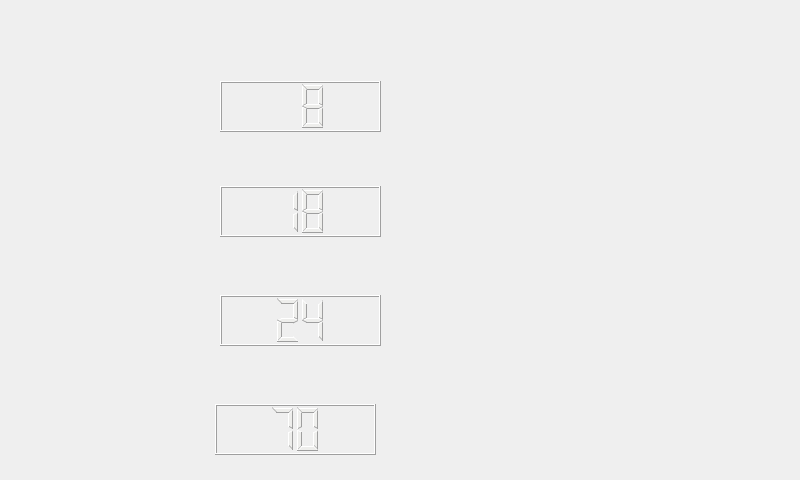
<?xml version="1.0" encoding="UTF-8"?>
<ui version="4.0">
 <class>PlantWindow</class>
 <widget class="QWidget" name="PlantWindow">
  <property name="geometry">
   <rect>
    <x>0</x>
    <y>0</y>
    <width>800</width>
    <height>480</height>
   </rect>
  </property>
  <property name="windowTitle">
   <string>Form</string>
  </property>
  <widget class="QLabel" name="backgroundLabel">
   <property name="geometry">
    <rect>
     <x>0</x>
     <y>0</y>
     <width>801</width>
     <height>481</height>
    </rect>
   </property>
   <property name="text">
    <string/>
   </property>
   <property name="pixmap">
    <pixmap>../../../../Images/GreenHouse_UI_Design/Background/secret-page-off.jpg</pixmap>
   </property>
  </widget>
  <widget class="QPushButton" name="gotoMainPageButton">
   <property name="geometry">
    <rect>
     <x>0</x>
     <y>0</y>
     <width>111</width>
     <height>71</height>
    </rect>
   </property>
   <property name="styleSheet">
    <string notr="true">border: none;</string>
   </property>
   <property name="text">
    <string/>
   </property>
  </widget>
  <widget class="QPushButton" name="launchAutoButton">
   <property name="geometry">
    <rect>
     <x>530</x>
     <y>60</y>
     <width>231</width>
     <height>321</height>
    </rect>
   </property>
   <property name="styleSheet">
    <string notr="true">border: none;</string>
   </property>
   <property name="text">
    <string/>
   </property>
  </widget>
  <widget class="QLCDNumber" name="aubeLcdNumber">
   <property name="geometry">
    <rect>
     <x>220</x>
     <y>81</y>
     <width>161</width>
     <height>51</height>
    </rect>
   </property>
   <property name="palette">
    <palette>
     <active>
      <colorrole role="WindowText">
       <brush brushstyle="SolidPattern">
        <color alpha="255">
         <red>238</red>
         <green>238</green>
         <blue>236</blue>
        </color>
       </brush>
      </colorrole>
     </active>
     <inactive>
      <colorrole role="WindowText">
       <brush brushstyle="SolidPattern">
        <color alpha="255">
         <red>238</red>
         <green>238</green>
         <blue>236</blue>
        </color>
       </brush>
      </colorrole>
     </inactive>
     <disabled>
      <colorrole role="WindowText">
       <brush brushstyle="SolidPattern">
        <color alpha="255">
         <red>190</red>
         <green>190</green>
         <blue>190</blue>
        </color>
       </brush>
      </colorrole>
     </disabled>
    </palette>
   </property>
   <property name="font">
    <font>
     <pointsize>15</pointsize>
    </font>
   </property>
   <property name="digitCount">
    <number>2</number>
   </property>
   <property name="intValue" stdset="0">
    <number>8</number>
   </property>
  </widget>
  <widget class="QLCDNumber" name="crepusculeLcdNumber">
   <property name="geometry">
    <rect>
     <x>220</x>
     <y>186</y>
     <width>161</width>
     <height>51</height>
    </rect>
   </property>
   <property name="palette">
    <palette>
     <active>
      <colorrole role="WindowText">
       <brush brushstyle="SolidPattern">
        <color alpha="255">
         <red>238</red>
         <green>238</green>
         <blue>236</blue>
        </color>
       </brush>
      </colorrole>
     </active>
     <inactive>
      <colorrole role="WindowText">
       <brush brushstyle="SolidPattern">
        <color alpha="255">
         <red>238</red>
         <green>238</green>
         <blue>236</blue>
        </color>
       </brush>
      </colorrole>
     </inactive>
     <disabled>
      <colorrole role="WindowText">
       <brush brushstyle="SolidPattern">
        <color alpha="255">
         <red>190</red>
         <green>190</green>
         <blue>190</blue>
        </color>
       </brush>
      </colorrole>
     </disabled>
    </palette>
   </property>
   <property name="font">
    <font>
     <pointsize>15</pointsize>
    </font>
   </property>
   <property name="digitCount">
    <number>2</number>
   </property>
   <property name="segmentStyle">
    <enum>QLCDNumber::Filled</enum>
   </property>
   <property name="intValue" stdset="0">
    <number>18</number>
   </property>
  </widget>
  <widget class="QLCDNumber" name="temperatureLcdNumber">
   <property name="geometry">
    <rect>
     <x>220</x>
     <y>295</y>
     <width>161</width>
     <height>51</height>
    </rect>
   </property>
   <property name="palette">
    <palette>
     <active>
      <colorrole role="WindowText">
       <brush brushstyle="SolidPattern">
        <color alpha="255">
         <red>238</red>
         <green>238</green>
         <blue>236</blue>
        </color>
       </brush>
      </colorrole>
     </active>
     <inactive>
      <colorrole role="WindowText">
       <brush brushstyle="SolidPattern">
        <color alpha="255">
         <red>238</red>
         <green>238</green>
         <blue>236</blue>
        </color>
       </brush>
      </colorrole>
     </inactive>
     <disabled>
      <colorrole role="WindowText">
       <brush brushstyle="SolidPattern">
        <color alpha="255">
         <red>190</red>
         <green>190</green>
         <blue>190</blue>
        </color>
       </brush>
      </colorrole>
     </disabled>
    </palette>
   </property>
   <property name="font">
    <font>
     <pointsize>15</pointsize>
    </font>
   </property>
   <property name="digitCount">
    <number>2</number>
   </property>
   <property name="segmentStyle">
    <enum>QLCDNumber::Filled</enum>
   </property>
   <property name="intValue" stdset="0">
    <number>24</number>
   </property>
  </widget>
  <widget class="QLCDNumber" name="humidityLcdNumber">
   <property name="geometry">
    <rect>
     <x>215</x>
     <y>404</y>
     <width>161</width>
     <height>51</height>
    </rect>
   </property>
   <property name="palette">
    <palette>
     <active>
      <colorrole role="WindowText">
       <brush brushstyle="SolidPattern">
        <color alpha="255">
         <red>238</red>
         <green>238</green>
         <blue>236</blue>
        </color>
       </brush>
      </colorrole>
     </active>
     <inactive>
      <colorrole role="WindowText">
       <brush brushstyle="SolidPattern">
        <color alpha="255">
         <red>238</red>
         <green>238</green>
         <blue>236</blue>
        </color>
       </brush>
      </colorrole>
     </inactive>
     <disabled>
      <colorrole role="WindowText">
       <brush brushstyle="SolidPattern">
        <color alpha="255">
         <red>190</red>
         <green>190</green>
         <blue>190</blue>
        </color>
       </brush>
      </colorrole>
     </disabled>
    </palette>
   </property>
   <property name="font">
    <font>
     <pointsize>15</pointsize>
    </font>
   </property>
   <property name="digitCount">
    <number>2</number>
   </property>
   <property name="segmentStyle">
    <enum>QLCDNumber::Filled</enum>
   </property>
   <property name="intValue" stdset="0">
    <number>70</number>
   </property>
  </widget>
  <widget class="QPushButton" name="minusAubeButton">
   <property name="geometry">
    <rect>
     <x>140</x>
     <y>80</y>
     <width>81</width>
     <height>51</height>
    </rect>
   </property>
   <property name="styleSheet">
    <string notr="true">border: none;</string>
   </property>
   <property name="text">
    <string/>
   </property>
  </widget>
  <widget class="QPushButton" name="minusCrepusculeButton">
   <property name="geometry">
    <rect>
     <x>140</x>
     <y>185</y>
     <width>81</width>
     <height>51</height>
    </rect>
   </property>
   <property name="styleSheet">
    <string notr="true">border: none;</string>
   </property>
   <property name="text">
    <string/>
   </property>
  </widget>
  <widget class="QPushButton" name="minusTemperatureButton">
   <property name="geometry">
    <rect>
     <x>140</x>
     <y>292</y>
     <width>81</width>
     <height>51</height>
    </rect>
   </property>
   <property name="styleSheet">
    <string notr="true">border: none;</string>
   </property>
   <property name="text">
    <string/>
   </property>
  </widget>
  <widget class="QPushButton" name="minusHumidityButton">
   <property name="geometry">
    <rect>
     <x>132</x>
     <y>402</y>
     <width>81</width>
     <height>51</height>
    </rect>
   </property>
   <property name="styleSheet">
    <string notr="true">border: none;</string>
   </property>
   <property name="text">
    <string/>
   </property>
  </widget>
  <widget class="QPushButton" name="plusCrepusculeButton">
   <property name="geometry">
    <rect>
     <x>377</x>
     <y>185</y>
     <width>81</width>
     <height>51</height>
    </rect>
   </property>
   <property name="styleSheet">
    <string notr="true">border: none;</string>
   </property>
   <property name="text">
    <string/>
   </property>
  </widget>
  <widget class="QPushButton" name="plusAubeButton">
   <property name="geometry">
    <rect>
     <x>378</x>
     <y>81</y>
     <width>81</width>
     <height>51</height>
    </rect>
   </property>
   <property name="styleSheet">
    <string notr="true">border: none;</string>
   </property>
   <property name="text">
    <string/>
   </property>
  </widget>
  <widget class="QPushButton" name="plusHumidityButton">
   <property name="geometry">
    <rect>
     <x>372</x>
     <y>402</y>
     <width>81</width>
     <height>51</height>
    </rect>
   </property>
   <property name="styleSheet">
    <string notr="true">border: none;</string>
   </property>
   <property name="text">
    <string/>
   </property>
  </widget>
  <widget class="QPushButton" name="plusTemperatureButton">
   <property name="geometry">
    <rect>
     <x>379</x>
     <y>292</y>
     <width>81</width>
     <height>51</height>
    </rect>
   </property>
   <property name="styleSheet">
    <string notr="true">border: none;</string>
   </property>
   <property name="text">
    <string/>
   </property>
  </widget>
 </widget>
 <resources/>
 <connections/>
</ui>
